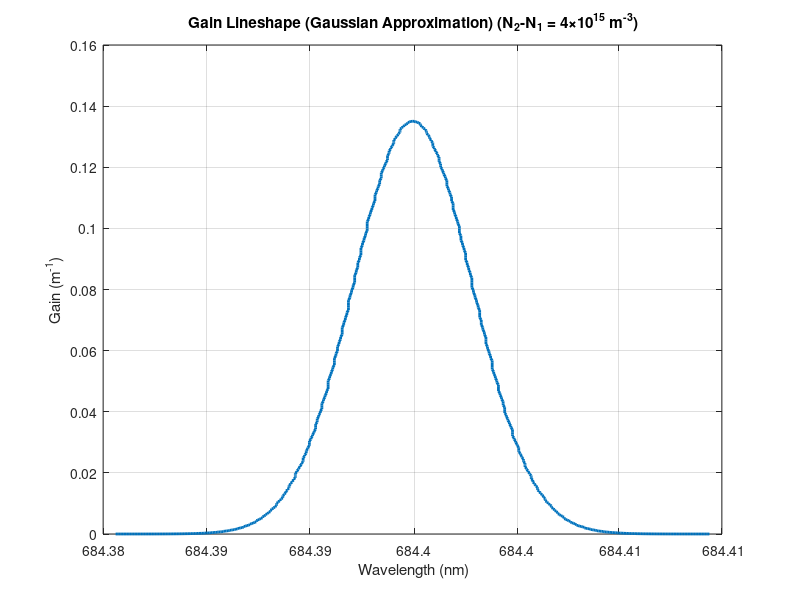
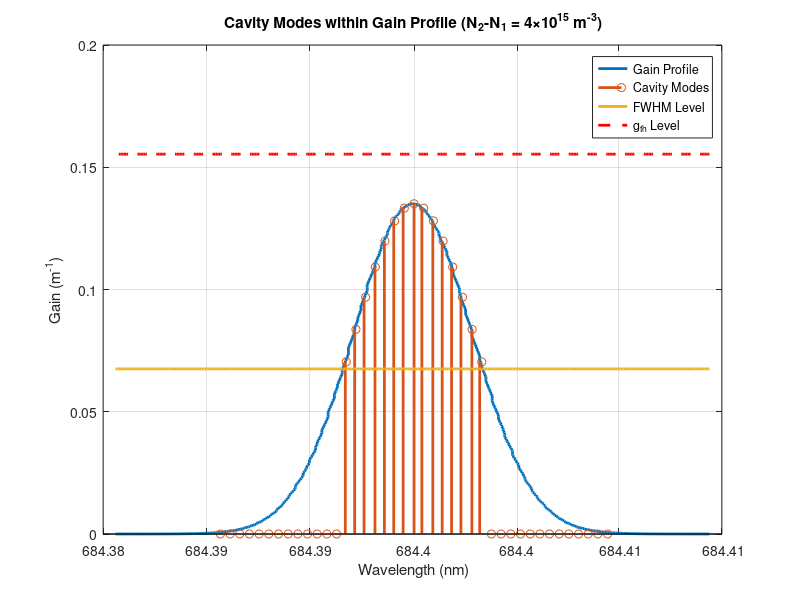
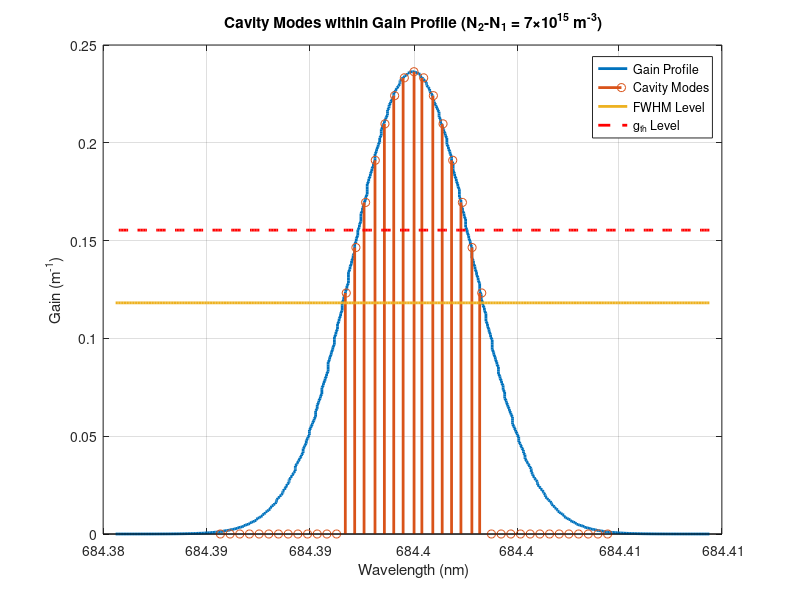
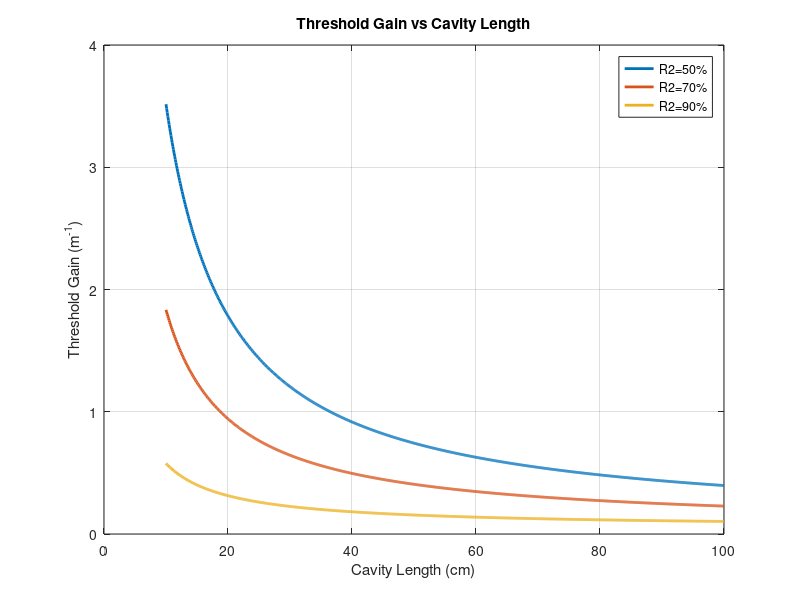

Write the MATLAB code that produced these figures, in order. (Note: this script raises an error after producing the figures.)
% Gas Laser Analysis for wavelength 684.4 nm
clc; clearvars; close all;

% Constants and parameters
c = 3e8;                    % Speed of light (m/s)
n = 1;                      % Refractive index
tau_sp = 300e-9;            % Spontaneous decay time (s)
lambda0 = 684.4e-9;         % Center wavelength (m)
f0 = c/lambda0;             % Center frequency (Hz) 4.3e14 Hz
del_f = 1.84e9;             % Linewidth (1.84 GHz)
del_lambda = del_f*c/f0^2;  % lamda = c / f0 --differentiate-- d(lamda) = -c/(f0^2) * d(f0)
L = 50e-2;                  % Tube length (m)
gamma = 0.05;               % Loss coefficient (m^-1)
R1 = 1;                     % Mirror 1 reflectance (100%)
R2 = 0.9;                   % Mirror 2 reflectance (90%)

% Calculate threshold gain
gth = gamma + log(1./(R1*R2))/(2*L);
fprintf('Threshold gain (gth) = %.4f m^-1\n', gth);

% Task 1: Gain Lineshape and Cavity Modes Analysis
% Frequency and wavelength calculations
f = linspace(f0-5*del_f, f0+5*del_f, 1000);
lambda = c./f;
x = (f-f0)/(del_f);   %to calculate gaussian waveform

% Gain calculations for N2-N1 = 4e15
dn = 4e15;
g0 = dn*n*c^2/(8*pi*f0^2*tau_sp*del_f);
fprintf('Peak gain coefficient g0 = %.4f m^-1\n', g0);
g = g0*exp(-0.5.*x.^2);  %got a closer lookalike equation in wilson for gaussian

% Plot gain lineshape
figure(1);
plot(lambda*1e9, g, 'LineWidth', 2);
xlabel('Wavelength (nm)');
ylabel('Gain (m^{-1})');
title('Gain Lineshape (Gaussian Approximation) (N_2-N_1 = 4×10^{15} m^{-3})');
grid on;

% Calculate and plot cavity modes with both FWHM and gth
figure(2);
plot(lambda*1e9, g, 'LineWidth', 2, 'DisplayName', 'Gain Profile');
hold on;

% Calculate cavity modes
Nmode = 20; % sets how many modes to calculate on each side of the central wavelength
m = floor(2*L/lambda0);
dlambda = lambda0^2/(2*L);  % Mode spacing
% dlambda = 2*L*(1/m - 1/(m+1)); % this formula works too
lambda_cavity_mode = (lambda0-Nmode*dlambda):dlambda:(lambda0+Nmode*dlambda);
% start : step : end  % The array would contain 41 wavelengths (20 modes on each side + central wavelength)
f_cavity_mode = c./lambda_cavity_mode;
x_cavity_mode = (f_cavity_mode-f0)/(del_f);     % To match with gaussian
g_cavity_mode = g0*exp(-0.5.*x_cavity_mode.^2); % plot over lineshape

% Find modes within FWHM and above gth
g_line_fwhm    = (g_cavity_mode >= g0/2).*g_cavity_mode;
g_line_gth     = (g_cavity_mode >= gth).*g_cavity_mode;
num_modes_fwhm = sum(g_cavity_mode >= g0/2); %Counts how many modes fall within the FWHM
num_modes_gth  = sum(g_cavity_mode >= gth);


% code Explain
% Creates a new array keeping only modes that are above half the peak gain (g0/2)
% g_cavity_mode >= g0/2 creates a boolean array (1s and 0s)
% Multiplying by g_cavity_mode preserves the original gain values above FWHM and sets others to zero
% This effectively filters modes within the FWHM of the gain profile

stem(lambda_cavity_mode*1e9, g_line_fwhm, 'LineWidth', 2, 'DisplayName', 'Cavity Modes');
plot(lambda*1e9, ones(1,length(lambda))*g0/2, 'LineWidth', 2, 'DisplayName', 'FWHM Level');
plot(lambda*1e9, ones(1,length(lambda))*gth, 'r--', 'LineWidth', 2, 'DisplayName', 'g_{th} Level');
xlabel('Wavelength (nm)');
ylabel('Gain (m^{-1})');
title('Cavity Modes within Gain Profile (N_2-N_1 = 4×10^{15} m^{-3})');
fprintf('\nFor N2-N1 = 4e15 m^-3:\n');
fprintf('Number of modes within FWHM = %d\n', num_modes_fwhm);
fprintf('Number of modes above gth = %d\n', num_modes_gth);
legend('Location', 'best');
grid on;

% Task 2: Analysis with N2-N1 = 7e15
figure(3);
dn = 7e15;
g0_new = dn*n*c^2/(8*pi*f0^2*tau_sp*del_f);
g_new = g0_new*exp(-0.5.*x.^2);
g_cavity_mode_new = g0_new*exp(-0.5.*x_cavity_mode.^2);
g_line_fwhm_new = (g_cavity_mode_new >= g0_new/2).*g_cavity_mode_new;
g_line_gth_new = (g_cavity_mode_new >= gth).*g_cavity_mode_new;
num_modes_fwhm_new = sum(g_cavity_mode_new >= g0_new/2);
num_modes_gth_new = sum(g_cavity_mode_new >= gth);

plot(lambda*1e9, g_new, 'LineWidth', 2, 'DisplayName', 'Gain Profile');
hold on;
stem(lambda_cavity_mode*1e9, g_line_fwhm_new, 'LineWidth', 2, 'DisplayName', 'Cavity Modes');
plot(lambda*1e9, ones(1,length(lambda))*g0_new/2, 'LineWidth', 2, 'DisplayName', 'FWHM Level');
plot(lambda*1e9, ones(1,length(lambda))*gth, 'r--', 'LineWidth', 2, 'DisplayName', 'g_{th} Level');
xlabel('Wavelength (nm)');
ylabel('Gain (m^{-1})');
title('Cavity Modes within Gain Profile (N_2-N_1 = 7×10^{15} m^{-3})');
fprintf('\nFor N2-N1 = 7e15 m^-3:\n');
fprintf('Number of modes within FWHM = %d\n', num_modes_fwhm_new);
fprintf('Number of modes above gth = %d\n', num_modes_gth_new);
legend('Location', 'best');
grid on;

% Task 3: Threshold gain variation with cavity length
figure(4);
R2_range = 0.5:0.1:0.9;
L_range = (10:0.1:100)*1e-2;
[R2_mesh, L_mesh] = meshgrid(R2_range, L_range);
% R2_range becomes the value in the column assigned to every value of L_range (essentially row)
gth_mesh = gamma + log(1./(R1.*R2_mesh))./(2*L_mesh);
% calculates gth_mesh for every possible value of (L,R) combination

% Plot gth vs L for different R2
plot(L_range*100, gth_mesh(:,1), 'LineWidth', 2, 'DisplayName', 'R2=50%');
%prints the first column (first value of R) and every row (all possible values of L)
hold on;
plot(L_range*100, gth_mesh(:,3), 'LineWidth', 2, 'DisplayName', 'R2=70%');
plot(L_range*100, gth_mesh(:,5), 'LineWidth', 2, 'DisplayName', 'R2=90%');

% Calculate specific values for R2=70%
L_specific = [10 30 50]*1e-2;
gth_specific = gamma + log(1./(R1*0.7))./(2*L_specific);
fprintf('\nThreshold gain values for R2=70%%:\n');
fprintf('L=10cm: gth = %.4f m^-1\n', gth_specific(1));
fprintf('L=30cm: gth = %.4f m^-1\n', gth_specific(2));
fprintf('L=50cm: gth = %.4f m^-1\n', gth_specific(3));

xlabel('Cavity Length (cm)');
ylabel('Threshold Gain (m^{-1})');
title('Threshold Gain vs Cavity Length');
legend('Location', 'best');
grid on;




% [Previous code remains the same until Figure 4]

% Task 3: Modified threshold gain variation analysis
figure(5);
R2_range = linspace(0.5, 0.9, 1000);  % 1000 points between 0.5 and 0.9
L_values = (10:10:100)*1e-2;          % 10 cavity lengths from 10cm to 100cm
colors = jet(length(L_values));       % Create different colors for each length

% Plot gth vs R2 for different cavity lengths
for i = 1:length(L_values)
    gth_curve = gamma + log(1./(R1.*R2_range))./(2*L_values(i));
    plot(R2_range*100, gth_curve, 'LineWidth', 2, 'Color', colors(i,:), ...
         'DisplayName', sprintf('L = %d cm', L_values(i)*100));
    hold on;
end
%check how different colors are assigned here

xlabel('Mirror Reflectance R2 (%)');
ylabel('Threshold Gain (m^{-1})');
title('Threshold Gain vs Mirror Reflectance for Different Cavity Lengths');
legend('Location', 'best');
grid on;

% Calculate specific values for R2=70%
L_specific = [10 30 50]*1e-2;
gth_specific = gamma + log(1./(R1*0.7))./(2*L_specific);
fprintf('\nThreshold gain values for R2=70%%:\n');
fprintf('L=10cm: gth = %.4f m^-1\n', gth_specific(1));
fprintf('L=30cm: gth = %.4f m^-1\n', gth_specific(2));
fprintf('L=50cm: gth = %.4f m^-1\n', gth_specific(3));

% Add x and y axis limits and formatting
xlim([50 90]);
grid minor;
ax = gca;
ax.GridAlpha = 0.3;
ax.MinorGridAlpha = 0.15;
